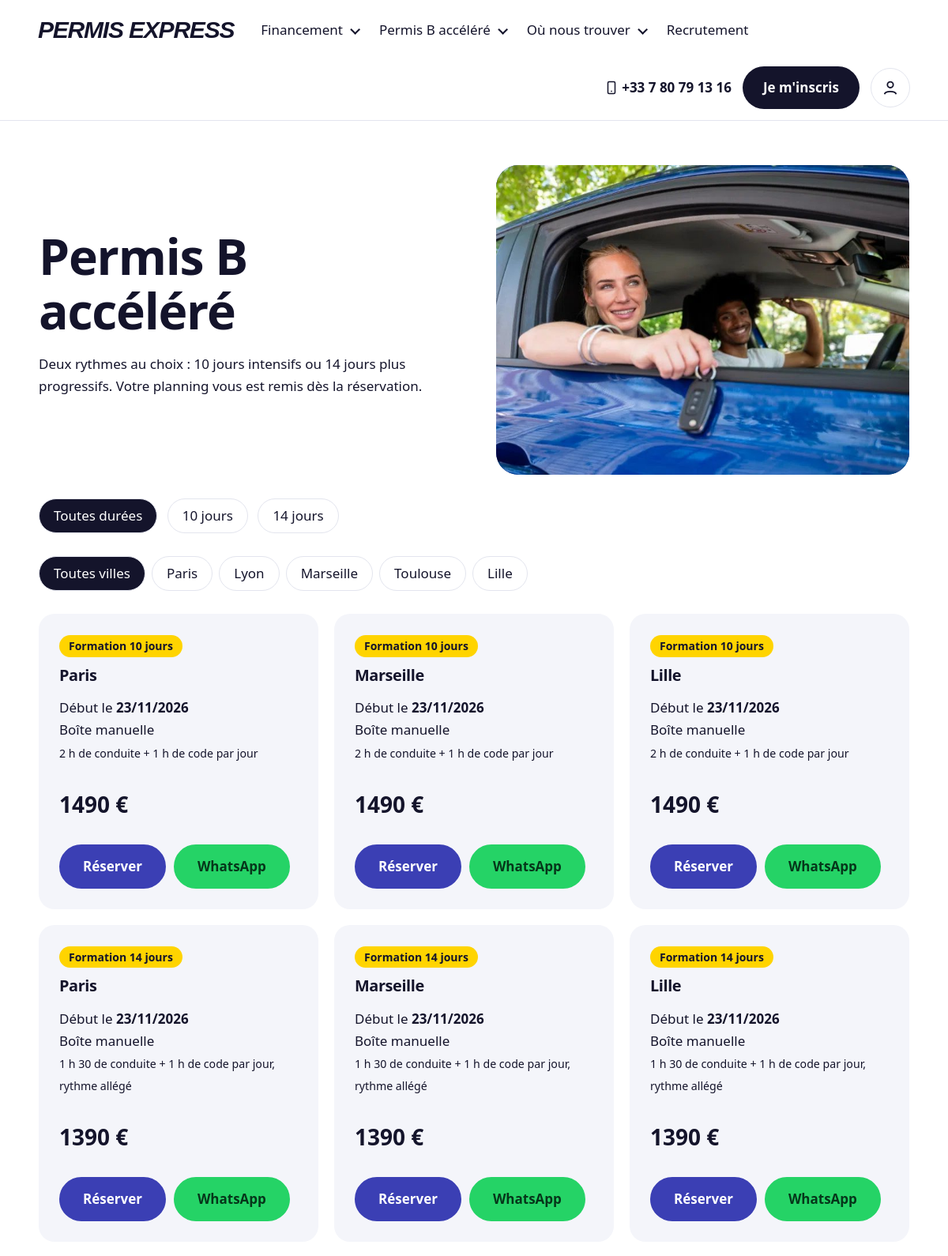
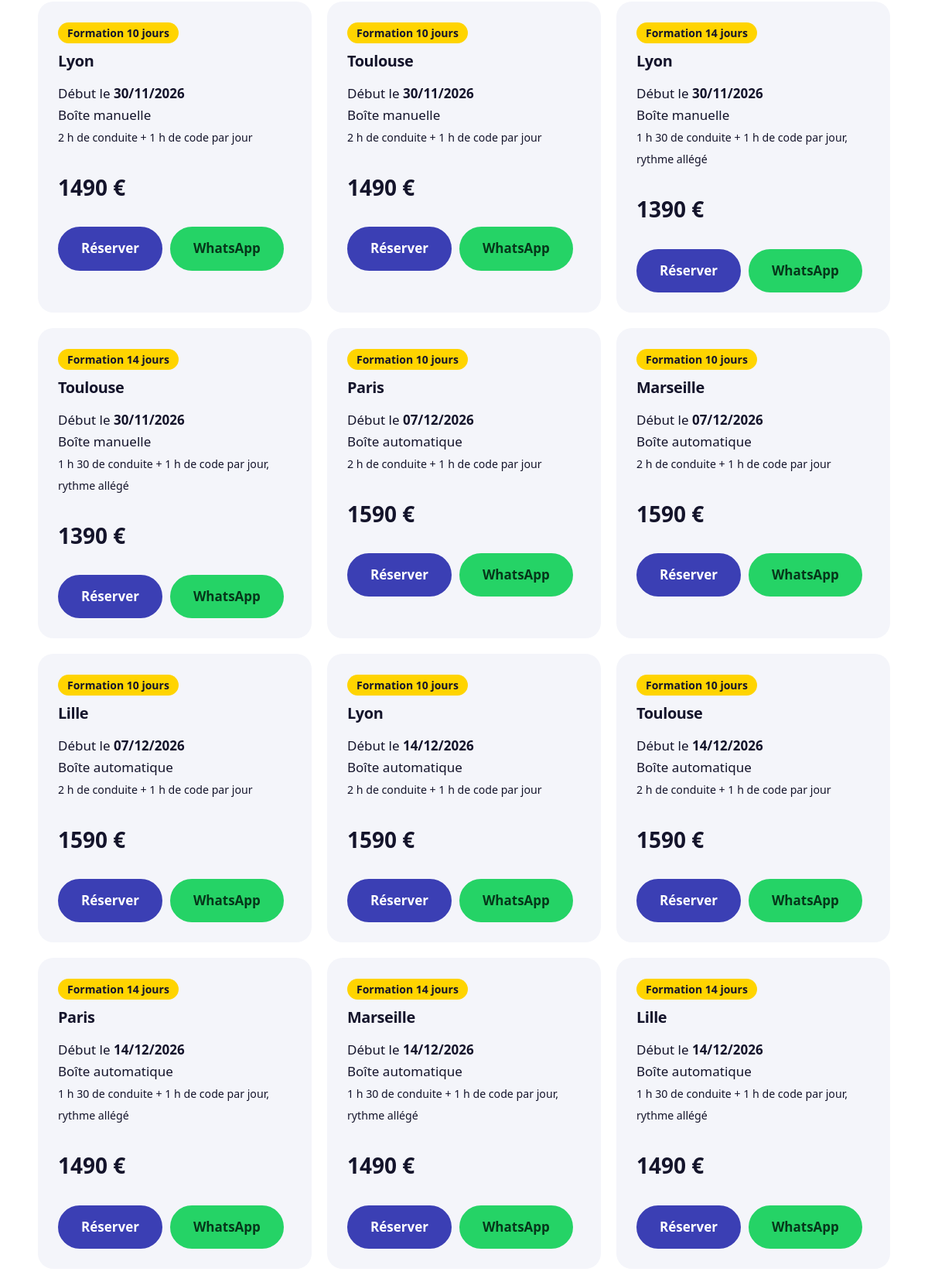
Screenshot of /stages (upper part) with the database file from the repository (2 pictures, top to bottom).
### tables this page shows
CREATE TABLE stages(id integer primary key, city text, start text, price int, kind text, duration int default 10);

### app.py (the view)
@app.route("/stages")
def stages():
    v = request.args.get("ville", ""); n = request.args.get("duree", "")
    w, a = [], []
    if v: w.append("city=?"); a.append(v)
    if n in ("10", "14"): w.append("duration=?"); a.append(int(n))
    rows = db().execute("select * from stages" + (" where " + " and ".join(w) if w else "") + " order by start", a).fetchall()
    return render_template("stages.html", rows=rows, ville=v, duree=n, villes=VILLES)

### app.py (called while the page is built)
@app.context_processor
def inject():
    wa = lambda t="Bonjour, une question sur Permis Express svp.": "https://wa.me/%s?text=%s" % (CONTACT["whatsapp"], quote(t))
    return {"contact": CONTACT, "villes_nav": VILLES, "wa": wa}

def db():
    if has_request_context():
        if "db" not in g: g.db = DB()
        return g.db
    return DB()

    def execute(self, q, a=()):
        if self.pg:
            cur = self.c.cursor(); cur.execute(q.replace("?", "%s"), tuple(a)); return cur
        return self.c.execute(q, a)

    def close(self):
        try: self.c.close()
        except Exception: pass

### templates/stages.html
{% extends "base.html" %}{% block c %}<div class="wrap"><div class="split" style="margin-bottom:30px"><div><h1>Permis B accéléré</h1><p>Deux rythmes au choix : 10 jours intensifs ou 14 jours plus progressifs. Votre planning vous est remis dès la réservation.</p></div>
<figure class="ph" data-e="🔑"><img src="{{ url_for('static', filename='img/cles.jpg') }}" alt="Remise des clés" onerror="this.parentElement.classList.add('noimg');this.remove()"></figure></div>
<p class="filters"><a class="{{ '' if not duree else '' }}{{ 'on' if not duree }}" href="/stages{{ '?ville=' ~ ville if ville }}">Toutes durées</a>
<a class="{{ 'on' if duree == '10' }}" href="/stages?duree=10{{ '&ville=' ~ ville if ville }}">10 jours</a>
<a class="{{ 'on' if duree == '14' }}" href="/stages?duree=14{{ '&ville=' ~ ville if ville }}">14 jours</a></p>
<p class="filters"><a class="{{ 'on' if not ville }}" href="/stages{{ '?duree=' ~ duree if duree }}">Toutes villes</a>{% for v in villes %}<a class="{{ 'on' if v == ville }}" href="/stages?ville={{ v }}{{ '&duree=' ~ duree if duree }}">{{ v }}</a>{% endfor %}</p>
<div class="grid">{% for s in rows %}<article><span class="tag">Formation {{ s.duration or 10 }} jours</span><h3>{{ s.city }}</h3>
<p>Début le <b>{{ s.start|fr }}</b><br>{{ s.kind }}<br><small>{{ '2 h de conduite + 1 h de code par jour' if (s.duration or 10) == 10 else '1 h 30 de conduite + 1 h de code par jour, rythme allégé' }}</small></p>
<p class="price">{{ s.price }} €</p><div class="row"><form method="post" action="/reserver/{{ s.id }}"><button class="btn">Réserver</button></form><a class="btn wa" target="_blank" rel="noopener" href="{{ wa('Bonjour, je souhaite des informations sur le stage de ' ~ (s.duration or 10) ~ ' jours a ' ~ s.city ~ ' du ' ~ (s.start|fr) ~ '.') }}">WhatsApp</a></div></article>{% else %}<p>Aucun stage pour ce filtre.</p>{% endfor %}</div></div>{% endblock %}

### templates/base.html (shortened to what this page needs)
<!doctype html><html lang="fr"><head>
<title>{% block t %}Permis Express{% endblock %}</title><link rel="stylesheet" href="{{ url_for('static', filename='style.css') }}"></head><body>
<header><a class="logo" href="/">Permis Express</a><button id="burger" aria-label="Menu">☰</button>
<nav>
<div class="dd"><a href="/financement">Financement</a><div><a href="/financement">Simulateur de paiement</a><a href="/code">Code en ligne</a></div></div>
<div class="dd"><a href="/stages">Permis B accéléré</a><div><a href="/stages?duree=10">Formation 10 jours</a><a href="/stages?duree=14">Formation 14 jours</a></div></div>
<div class="dd"><a href="/contact#agences">Où nous trouver</a><div>{% for v in villes_nav %}<a href="/contact#{{ v|lower }}">{{ v }}</a>{% endfor %}</div></div>
<a href="/moniteur">Recrutement</a></nav>
<div class="right"><a class="tel" href="{{ contact.tel_href }}"><svg width="18" height="18" viewBox="0 0 24 24" fill="none" stroke="currentColor" stroke-width="2"><rect x="6" y="2" width="12" height="20" rx="2"/><path d="M11 18h2"/></svg> {{ contact.tel }}</a>
<a class="pill" href="{{ '/espace' if session.name else '/inscription' }}">{{ 'Mon espace' if session.name else "Je m'inscris" }}</a>
<a class="user" href="{{ '/deconnexion' if session.name else '/connexion' }}" title="{{ 'Se déconnecter' if session.name else 'Se connecter' }}"><svg width="22" height="22" viewBox="0 0 24 24" fill="none" stroke="currentColor" stroke-width="2"><circle cx="12" cy="8" r="4"/><path d="M4 21c1-5 15-5 16 0"/></svg></a></div></header>
<main>{% block c %}{% endblock %}</main>
</body></html>

### public/static/style.css (style rules this page uses)
:root { --ink:#14142b;--soft:#f4f5fa;--brand:#3b3fb4;--blue:#1a3fd0;--plate:#ffd400;--line:#e3e5ee }
* { box-sizing:border-box }
html { scroll-behavior:smooth }
body { margin:0;font:17px/1.65 "Segoe UI",system-ui,Arial,sans-serif;background:#fff;color:var(--ink) }
h1,h2,h3,h4 { line-height:1.1;letter-spacing:-.02em;font-weight:600 }
h1 { font-size:clamp(36px,5.2vw,66px);margin:0 0 20px }
h3 { margin:0 0 10px }
a { color:var(--brand) }
header { position:sticky;top:0;z-index:50;display:flex;align-items:center;gap:22px;padding:14px 48px;background:#fff;border-bottom:1px solid var(--line);flex-wrap:wrap }
header a { color:var(--ink);text-decoration:none }
.logo { font:900 italic 30px/1 "Arial Narrow",Arial,sans-serif;text-transform:uppercase;letter-spacing:-.04em }
nav { display:flex;gap:4px;align-items:center }
nav a,.dd>a { padding:10px 12px;display:inline-block }
.dd { position:relative }
.dd>a::after { content:"";display:inline-block;width:7px;height:7px;border-right:2px solid currentColor;border-bottom:2px solid currentColor;transform:rotate(45deg) translateY(-3px);margin-left:9px }
.right { margin-left:auto;display:flex;align-items:center;gap:14px }
.tel { font-weight:600;white-space:nowrap }
.tel svg { vertical-align:-3px }
.pill { background:var(--ink);color:#fff!important;border-radius:99px;padding:13px 26px;font-weight:600;white-space:nowrap }
.user { width:50px;height:50px;border:1px solid var(--line);border-radius:50%;display:grid;place-items:center }
.btn { background:var(--brand);color:#fff!important;border:2px solid var(--brand);border-radius:99px;padding:12px 28px;font:inherit;font-weight:600;cursor:pointer;text-decoration:none;display:inline-block }
.wrap { max-width:1150px;margin:0 auto;padding:56px 24px }
.split { display:grid;grid-template-columns:1fr 1fr;gap:56px;align-items:center }
.ph { margin:0;border-radius:28px;overflow:hidden;min-height:260px;background:linear-gradient(135deg,var(--blue),#0a2a7a);aspect-ratio:4/3 }
.ph img { width:100%;height:100%;object-fit:cover;display:block }
.grid { display:grid;grid-template-columns:repeat(auto-fill,minmax(290px,1fr));gap:20px }
article { background:var(--soft);border-radius:20px;padding:26px }
.tag { display:inline-block;background:var(--plate);border-radius:99px;padding:2px 12px;font-weight:700;font-size:14px;margin-bottom:12px }
.price { font-size:28px;font-weight:700 }
.filters a { display:inline-block;margin:0 8px 12px 0;padding:7px 18px;border:1px solid var(--line);border-radius:99px;color:var(--ink);text-decoration:none }
.filters a.on { background:var(--ink);color:#fff }
.btn.wa { background:#25d366;border-color:#25d366;color:#06361a!important }
.row { display:flex;gap:10px;flex-wrap:wrap;align-items:center }

### rows the page displays
stages: duration "10", city "Paris", start|fr "23/11/2026", kind "Boîte manuelle", duration "2 h de conduite + 1 h de code par jour", price "1490"
stages: duration "10", city "Marseille", start|fr "23/11/2026", kind "Boîte manuelle", duration "2 h de conduite + 1 h de code par jour", price "1490"
stages: duration "10", city "Lille", start|fr "23/11/2026", kind "Boîte manuelle", duration "2 h de conduite + 1 h de code par jour", price "1490"
stages: duration "14", city "Paris", start|fr "23/11/2026", kind "Boîte manuelle", duration "1 h 30 de conduite + 1 h de code par jour, rythme allégé", price "1390"
stages: duration "14", city "Marseille", start|fr "23/11/2026", kind "Boîte manuelle", duration "1 h 30 de conduite + 1 h de code par jour, rythme allégé", price "1390"
stages: duration "14", city "Lille", start|fr "23/11/2026", kind "Boîte manuelle", duration "1 h 30 de conduite + 1 h de code par jour, rythme allégé", price "1390"
stages: duration "10", city "Lyon", start|fr "30/11/2026", kind "Boîte manuelle", duration "2 h de conduite + 1 h de code par jour", price "1490"
stages: duration "10", city "Toulouse", start|fr "30/11/2026", kind "Boîte manuelle", duration "2 h de conduite + 1 h de code par jour", price "1490"
stages: duration "14", city "Lyon", start|fr "30/11/2026", kind "Boîte manuelle", duration "1 h 30 de conduite + 1 h de code par jour, rythme allégé", price "1390"
stages: duration "14", city "Toulouse", start|fr "30/11/2026", kind "Boîte manuelle", duration "1 h 30 de conduite + 1 h de code par jour, rythme allégé", price "1390"
stages: duration "10", city "Paris", start|fr "07/12/2026", kind "Boîte automatique", duration "2 h de conduite + 1 h de code par jour", price "1590"
stages: duration "10", city "Marseille", start|fr "07/12/2026", kind "Boîte automatique", duration "2 h de conduite + 1 h de code par jour", price "1590"
stages: duration "10", city "Lille", start|fr "07/12/2026", kind "Boîte automatique", duration "2 h de conduite + 1 h de code par jour", price "1590"
stages: duration "10", city "Lyon", start|fr "14/12/2026", kind "Boîte automatique", duration "2 h de conduite + 1 h de code par jour", price "1590"
stages: duration "10", city "Toulouse", start|fr "14/12/2026", kind "Boîte automatique", duration "2 h de conduite + 1 h de code par jour", price "1590"
stages: duration "14", city "Paris", start|fr "14/12/2026", kind "Boîte automatique", duration "1 h 30 de conduite + 1 h de code par jour, rythme allégé", price "1490"
stages: duration "14", city "Marseille", start|fr "14/12/2026", kind "Boîte automatique", duration "1 h 30 de conduite + 1 h de code par jour, rythme allégé", price "1490"
stages: duration "14", city "Lille", start|fr "14/12/2026", kind "Boîte automatique", duration "1 h 30 de conduite + 1 h de code par jour, rythme allégé", price "1490"

### other values shown
{{ contact.tel }} "+33 7 80 79 13 16"
{{ 'Mon espace' if session.name else "Je m'inscris" }} "Je m'inscris"
{{ v }} "Paris" "Lyon" "Marseille" "Toulouse" "Lille"
